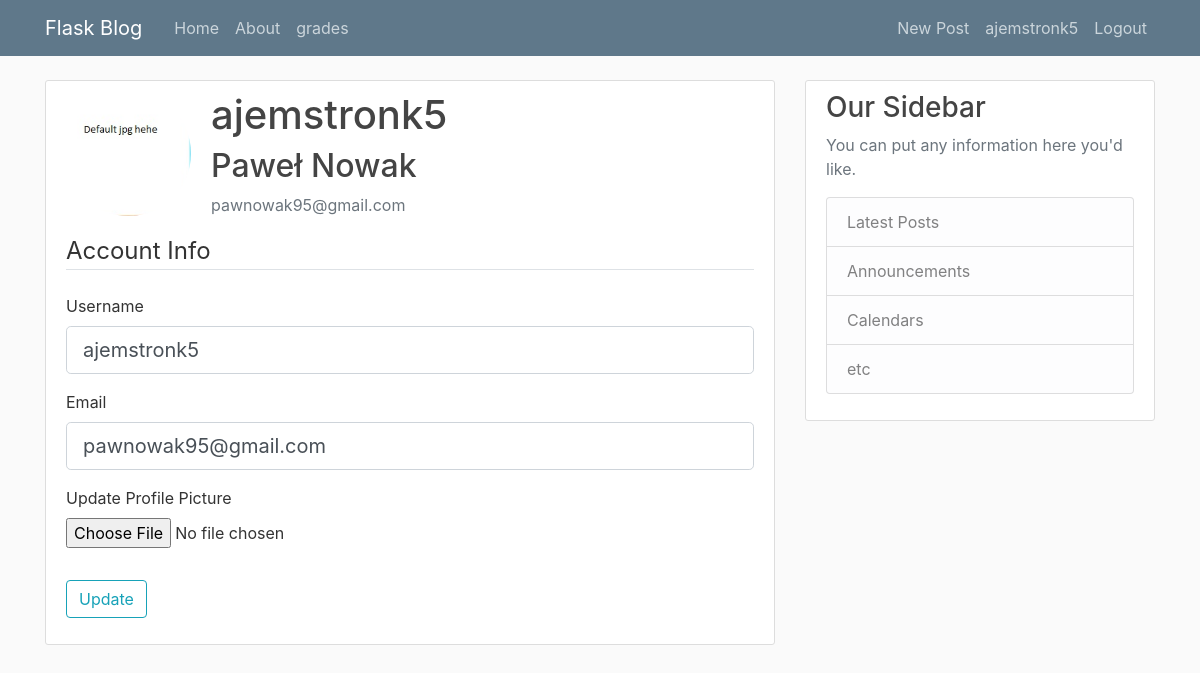
Page /account (signed in) on the earlier database version.
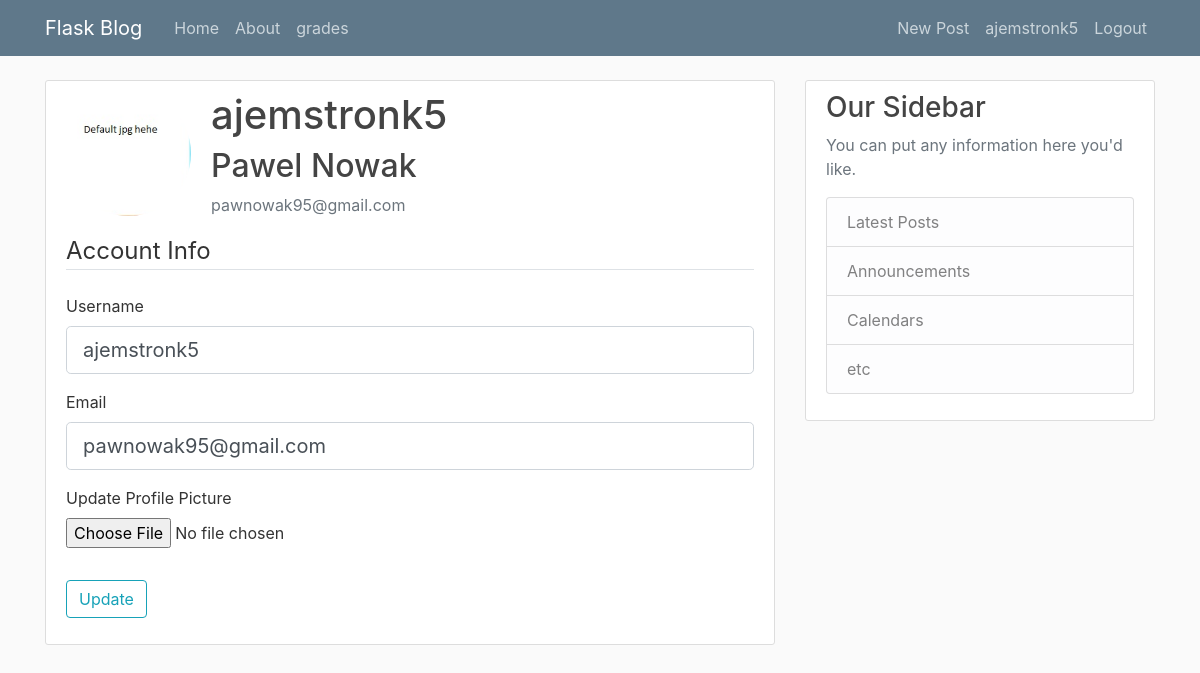
Same page on the later database version.
### flaskblog/models.py (models this page shows, shortened)
class User(db.Model, UserMixin):
    id = db.Column(db.Integer, primary_key=True)
    username = db.Column(db.String(20), unique=True, nullable=False)
    email = db.Column(db.String(120), unique=True, nullable=False)
    image_file = db.Column(db.String(20), nullable=False, default='default.jpg')
    password = db.Column(db.String(60), nullable=False)
    posts = db.relationship('Post', backref='author', lazy=True)
    first_name = db.Column(db.String(50), nullable=False)
    last_name = db.Column(db.String(50), nullable=False)

### flaskblog/routes.py (the view)
@app.route("/account", methods=['GET', 'POST'])
@login_required
def account():
    form = UpdateAccountForm()
    if form.validate_on_submit():
        if form.picture.data:
            picture_file = save_picture(form.picture.data)
            current_user.image_file = picture_file
        current_user.username = form.username.data
        current_user.email = form.email.data
        db.session.commit()
        flash('Your account has been updated!', 'success')
        return redirect(url_for('account'))
    elif request.method == 'GET':
        form.username.data = current_user.username
        form.email.data = current_user.email
    image_file = url_for('static', filename='profile_pics/' + current_user.image_file)
    return render_template('account.html', title='Account',
                           image_file=image_file, form=form)

### flaskblog/forms.py (shortened to what this page needs)
class UpdateAccountForm(FlaskForm):
    username = StringField('Username',
                           validators=[DataRequired(), Length(min=2, max=20)])
    email = StringField('Email',
                        validators=[DataRequired(), Email()])
    picture = FileField('Update Profile Picture', validators=[FileAllowed(['jpg', 'png'])])
    submit = SubmitField('Update')

### flaskblog/models.py (called while the page is built)
@login_manager.user_loader
def load_user(user_id):
    return User.query.get(int(user_id))

### flaskblog/templates/account.html (shortened to what this page needs)
{% extends "layout.html" %}
{% block content %}
    <div class="content-section">
        <div class="media">
          <img class="rounded-circle account-img" src=" {{ image_file }} ">
          <div class="media-body">
            <h1 class="account-heading">{{ current_user.username }}</h1>
            <h2>{{ current_user.first_name + ' ' + current_user.last_name }}</h2>
            <p class="text-secondary">{{ current_user.email }}</p>
          </div>
        </div>
            <form method="POST" action="" enctype="multipart/form-data">
                <fieldset class="form-group">
                  <legend class="border-bottom mb-4">Account Info</legend>
                    <div class="form-group">
                        {{ form.username.label(class="form-control-label") }}
                        {% if form.username.errors %}
                            {{ form.username(class="form-control form-control-lg is-invalid") }}
                            <div class="invalid-feedback">
                                {% for error in form.username.errors %}
                                    <span>{{ error }}</span>
                                {% endfor %}
                            </div>
                        {% else %}
                            {{ form.username(class="form-control form-control-lg") }}
                        {% endif %}
                    </div>
                    <div class="form-group">
                        {{ form.email.label(class="form-control-label") }}
                        {% if form.email.errors %}
                            {{ form.email(class="form-control form-control-lg is-invalid") }}
                            <div class="invalid-feedback">
                                {% for error in form.email.errors %}
                                    <span>{{ error }}</span>
                                {% endfor %}
                            </div>
                        {% else %}
                            {{ form.email(class="form-control form-control-lg") }}
                        {% endif %}
                    </div>
                    <div class="form-group">
                        {{ form.picture.label() }}
                        {{ form.picture(class="form-control-file") }}
                    </div>
                </fieldset>
                <div class="form-group">
                    {{ form.submit(class="btn btn-outline-info") }}
                </div>
            </form>
      </div>
{% endblock content %}

### flaskblog/templates/layout.html (shortened to what this page needs)
<!DOCTYPE html>
<html>
<head>
    <link rel="stylesheet" href="https://maxcdn.bootstrapcdn.com/bootstrap/4.0.0/css/bootstrap.min.css">
    <link rel="stylesheet" type="text/css" href="{{ url_for('static', filename='main.css') }}">
</head>
<body>
    <header class="site-header">
      <nav class="navbar navbar-expand-md navbar-dark bg-steel fixed-top">
        <div class="container">
          <a class="navbar-brand mr-4" href="/">Flask Blog</a>
          <div class="collapse navbar-collapse" id="navbarToggle">
            <div class="navbar-nav mr-auto">
              <a class="nav-item nav-link" href="{{ url_for('home') }}">Home</a>
              <a class="nav-item nav-link" href="{{ url_for('about') }}">About</a>
              <a class="nav-item nav-link" href="{{ url_for('grades') }}">grades</a>
            </div>
            <div class="navbar-nav">
              {% if current_user.is_authenticated %}
                <a class="nav-item nav-link" href="{{ url_for('new_post') }}">New Post</a>
                <a class="nav-item nav-link" href="{{ url_for('account') }}"> {{ current_user.username }} </a>
                <a class="nav-item nav-link" href="{{ url_for('logout') }}">Logout</a>
              {% else %}
                <a class="nav-item nav-link" href="{{ url_for('login') }}">Login</a>
                <a class="nav-item nav-link" href="{{ url_for('register') }}">Register</a>
              {% endif %}
            </div>
          </div>
        </div>
      </nav>
    </header>
    <main role="main" class="container">
      <div class="row">
        <div class="col-md-8">
          {% block content %}{% endblock %}
        </div>
        <div class="col-md-4">
          <div class="content-section">
            <h3>Our Sidebar</h3>
            <p class='text-muted'>You can put any information here you'd like.
              <ul class="list-group">
                <li class="list-group-item list-group-item-light">Latest Posts</li>
                <li class="list-group-item list-group-item-light">Announcements</li>
                <li class="list-group-item list-group-item-light">Calendars</li>
                <li class="list-group-item list-group-item-light">etc</li>
              </ul>
            </p>
          </div>
        </div>
      </div>
    </main>
</body>
</html>

Differences in the rows shown:
changed User "ajemstronk5": first_name+last_name "Paweł Nowak" → "Pawel Nowak"
